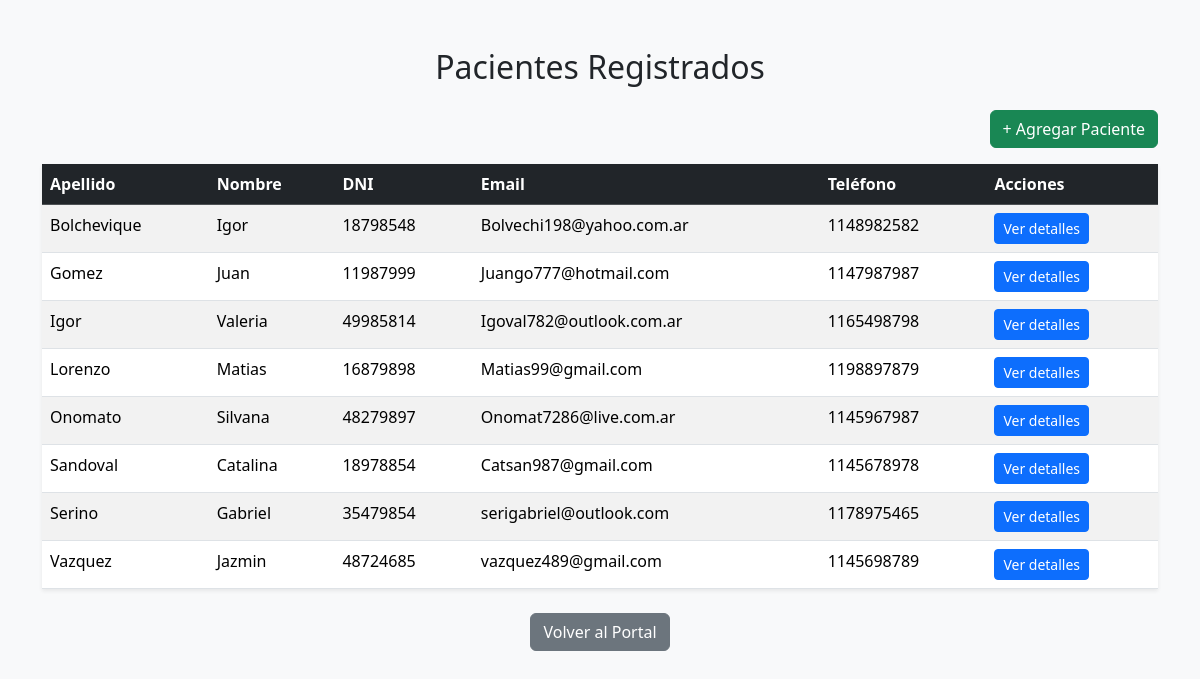
Screenshot of /pacientes/lista_pacientes/ (signed in) with the database file from the repository.
### pacientes/models.py (models this page shows, shortened)
class Paciente(models.Model):
    perfil_usuario = models.ForeignKey(
        'usuarios.PerfilUsuario',
        on_delete=models.CASCADE,
        related_name="pacientes_asociados"
    )
    nombre = models.CharField(max_length=100)
    apellido = models.CharField(max_length=100)
    dni = models.CharField(max_length=20)
    email = models.EmailField()
    telefono = models.CharField(max_length=30)
    fecha_nacimiento = models.DateField(null=True, blank=True)
    obra_social = models.CharField(max_length=100, null=True, blank=True)

### pacientes/views.py (the view)
# urls.py: path("lista_pacientes/", views.lista_pacientes, name="lista_pacientes"),
@login_required
def lista_pacientes(request):
    pacientes = Paciente.objects.all().order_by("apellido", "nombre")
    return render(request, "pacientes/lista_pacientes.html", {
        "pacientes": pacientes
    })

### pacientes/templates/pacientes/lista_pacientes.html (shortened to what this page needs)
{% load static %}
<!DOCTYPE html>
<html>
<head>
    <link href="https://cdn.jsdelivr.net/npm/bootstrap@5.3.3/dist/css/bootstrap.min.css" rel="stylesheet">
</head>
<body class="bg-light">
<div class="container mt-5">
    <h2 class="text-center mb-4">Pacientes Registrados</h2>
    <div class="text-end mb-3">
        <a href="{% url 'pacientes:crear_paciente' %}" class="btn btn-success">
            + Agregar Paciente
        </a>
    </div>
    {% if pacientes %}
        <table class="table table-striped table-hover shadow-sm">
            <thead class="table-dark">
                <tr>
                    <th>Apellido</th>
                    <th>Nombre</th>
                    <th>DNI</th>
                    <th>Email</th>
                    <th>Teléfono</th>
                    <th>Acciones</th>
                </tr>
            </thead>
            <tbody>
                {% for paciente in pacientes %}
                <tr>
                    <td>{{ paciente.apellido }}</td>
                    <td>{{ paciente.nombre }}</td>
                    <td>{{ paciente.dni }}</td>
                    <td>{{ paciente.email }}</td>
                    <td>{{ paciente.telefono }}</td>
                    <td>
                        <a href="{% url 'pacientes:paciente_detalle' paciente.id %}" class="btn btn-sm btn-primary">
                            Ver detalles
                        </a>
                    </td>
                </tr>
                {% endfor %}
            </tbody>
        </table>
    {% else %}
        <div class="alert alert-info text-center">
            No hay pacientes registrados.
        </div>
    {% endif %}
    <div class="text-center mt-4">
        <a href="{% url 'usuarios:perfil' %}" class="btn btn-secondary">
            Volver al Portal
        </a>
    </div>
</div>
</body>
</html>

### rows the page displays
Paciente: apellido "Bolchevique", nombre "Igor", dni "18798548", email "Bolvechi198@yahoo.com.ar", telefono "1148982582"
Paciente: apellido "Gomez", nombre "Juan", dni "11987999", email "Juango777@hotmail.com", telefono "1147987987"
Paciente: apellido "Igor", nombre "Valeria", dni "49985814", email "Igoval782@outlook.com.ar", telefono "1165498798"
Paciente: apellido "Lorenzo", nombre "Matias", dni "16879898", email "Matias99@gmail.com", telefono "1198897879"
Paciente: apellido "Onomato", nombre "Silvana", dni "48279897", email "Onomat7286@live.com.ar", telefono "1145967987"
Paciente: apellido "Sandoval", nombre "Catalina", dni "18978854", email "Catsan987@gmail.com", telefono "1145678978"
Paciente: apellido "Serino", nombre "Gabriel", dni "35479854", email "serigabriel@outlook.com", telefono "1178975465"
Paciente: apellido "Vazquez", nombre "Jazmin", dni "48724685", email "vazquez489@gmail.com", telefono "1145698789"
